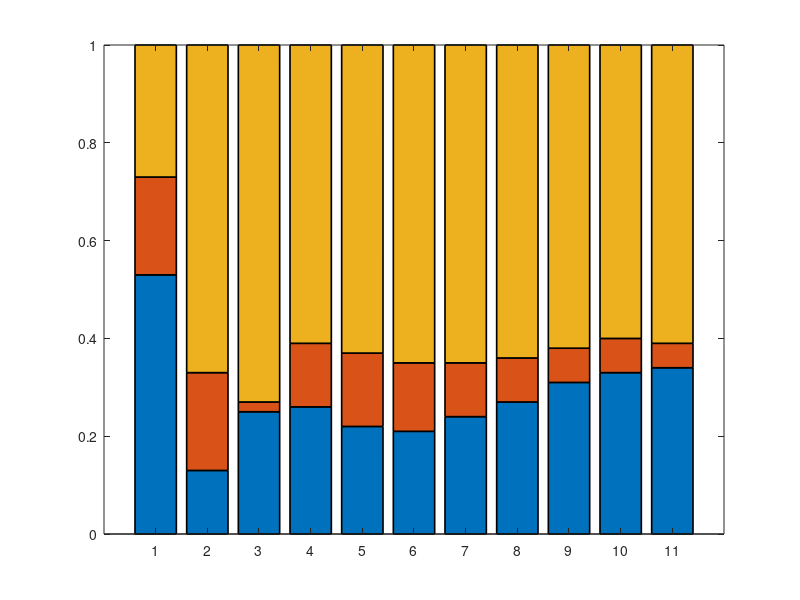

Source code (MATLAB): (Note: this script raises an error after producing the figure.)
%— your data (11 bars × 3 groups) —%
% rows: Parent, P1, …, P10
freeEnds     = [0.53,0.13,0.25,0.26,0.22,0.21,0.24,0.27,0.31,0.33,0.34];
crossedNodes = [0.20,0.20,0.02,0.13,0.15,0.14,0.11,0.09,0.07,0.07,0.05];
interwoven   = 1 - (freeEnds + crossedNodes);

N = [ freeEnds'   crossedNodes'   interwoven' ];

figure('Color','w');
b = bar(N, 'stacked', 'EdgeColor','k', 'LineWidth',1.2);

% assign pastel colors that “go” with your hatches
colors = [ ...
    0.85 0.85 0.85;   ...  % Free ends — light gray  
    0.50 0.50 0.50;   ...  % Crossed nodes — medium gray
    0.15 0.15 0.15       % Interwoven nodes — dark gray
    ];

hatchStyles = {'/','x','\\'};  

for k = 1:3
    % assign the hatch style
    b(k).HatchStyle   = hatchStyles{k};
    b(k).HatchColor   = [0 0 0];   % black hatch lines
    b(k).HatchAngle   = 45;        % 45° lines
    b(k).HatchDensity = 30;        % fine enough
end

% tidy up axes
set(gca, ...
    'XTick',        1:11, ...
    'XTickLabel',   {'Parent','P1','P2','P3','P4','P5','P6','P7','P8','P9','P10'}, ...
    'YLim',         [0 1], ...
    'TickDir',      'in', ...
    'Box',          'on' );

legend({'Free Ends','Crossed nodes','Interwoven nodes'}, ...
       'Location','northeastoutside');

ylabel('Node/Free end fraction');
xlabel('CNT Particle ID');
